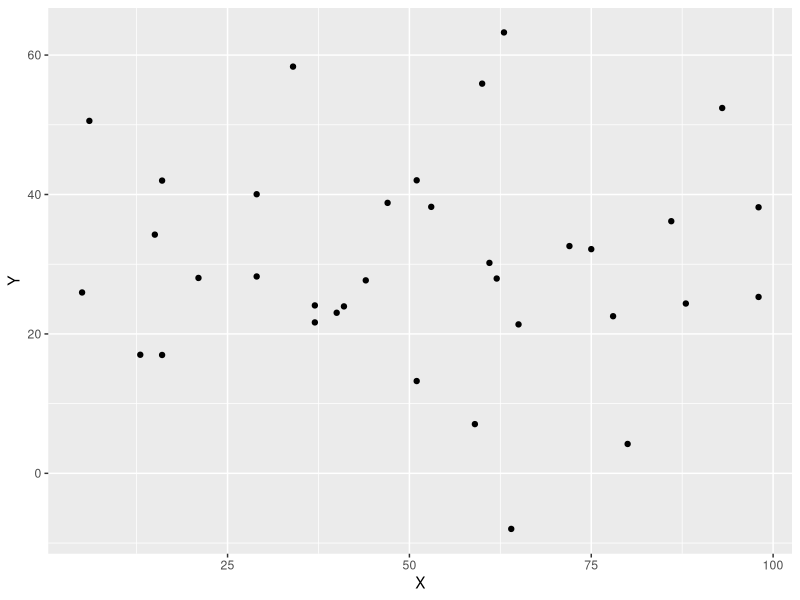

Source code (R): (Note: this script raises an error after producing the figure.)
## data_challenge_skeleton.R
## Data Challenge: Prediction Competition
## Your goal: predict Y for the 10 test points in each dataset.

## Secret name: Potato Salad

library(tidyverse)

# ── Load data ──────────────────────────────────────────────────────────────────
# Training data: X and Y are both observed
trainA <- read_csv("data/datasetA.csv", col_types = cols())
trainB <- read_csv("data/datasetB.csv", col_types = cols())
trainC <- read_csv("data/datasetC.csv", col_types = cols())

# Test data: only X is given — you must predict Y
testA <- read_csv("data/testA.csv", col_types = cols())
testB <- read_csv("data/testB.csv", col_types = cols())
testC <- read_csv("data/testC.csv", col_types = cols())


# ── Helper: format your predictions for the Google Form ───────────────────────
# Pass a test dataset that has your predicted Y values in a column called "Y".
# The function sorts by X and prints a comma-separated list to paste into the form.
format_answer <- function(test_with_predictions) {
    cat( "\n\n" )
    cat( "** Your Predictions **\n" )
    stopifnot("Y" %in% names(test_with_predictions))
    out <- test_with_predictions |>
        arrange(X) |>
        mutate(Y = round(Y, 2)) |>
        pull(Y)
    cat( "Paste the following into the google form:\n" )
    cat( "Form location: https://forms.gle/FcdkEx4Pyd6C6m9P9\n" )
    cat(paste(out, collapse = ", "), "\n")
}


# ── Dataset A ─────────────────────────────────────────────────────────────────

trainA
testA

# This is maybe not a good prediction
# M = lm( Y ~ X, trainA )
# testA$Y = predict( M, newdata = testA )

# Let's see what the data looks like

trainA %>% 
    ggplot(aes( X, Y )) +
    geom_point() 
    geom_smooth( method = "loess", span = 0.5, se = FALSE )+
    geom_smooth( method = lm, se = FALSE, col = "red")

# The data looks like noise. How can we predict anything from this??
    
dim(trainA)
#only 35 rows, not a lot to work with

# Let's make a function for test/train splits
# We'll test out different test/train splits for loess and linear models

train_split_lm = function(data, pct){
N = nrow(data)
val_rows = sample( N, N*pct )

val = data[ val_rows, ]
real_train = data[ -val_rows, ]

M = lm( Y ~ X, real_train )
val$Yhat = predict( M, newdata = val )

val %>%
    summarize( rmse = sqrt( mean( (Yhat - Y)^2 ) ) )

}

train_split_loess = function(data, pct){
    N = nrow(data)
    val_rows = sample( N, N*pct )
    
    val = data[ val_rows, ]
    real_train = data[ -val_rows, ]
    
    M = loess( Y ~ X, real_train )
    val$Yhat = predict( M, newdata = val )
    
    val %>%
        summarize( rmse = sqrt( mean( ((Yhat - Y)^2), na.rm = TRUE ) ) )
    #had to add na.rm = TRUE because I kept randomly getting NAs, but
    #I'm not sure why? didn't get NA for the linear model
}

# let's test out the function for a 50/50 split
train_split_loess(trainA, 0.5)
train_split_lm(trainA, 0.5)

# let's make a list of splits from 10% to 50% 

splits <- seq(from = 0.1, to = 0.5, by = 0.1)

# run the train_split_loess and train_split_lm function for every value of 
# pct in splits, and replicate this 1000 times
# copilot helped me figure out some of this code to get replicate and map_dfr 
# to work together

splits_rmse_lm <- replicate(1000, map_dfr(splits, ~train_split_lm(trainA, .x)), 
          simplify = TRUE)

splits_rmse_loess <- 
    replicate(1000, map_dfr(splits, ~train_split_loess(trainA, .x)), 
                         simplify = TRUE)

#convert these to a tibble

splits_rmse_lm <- tibble(splits_rmse_lm)
splits_rmse_loess <- tibble(splits_rmse_loess)

#in the splits_rmse tibbles, separate the lists in the splits_rmse column into 
# five columns labeled 0.1, 0.2, 0.3, 0.4, and 0.5
# copilot helped me with this

splits_rmse_lm <- splits_rmse_lm %>% 
    unnest_wider(col = splits_rmse_lm, names_sep = "pct") %>% 
 
    #rename the second through sixth columns to be 0.1, 0.2, 0.3, 0.4, and 0.5
    rename( "0.1" = splits_rmse_lmpct1,
            "0.2" = splits_rmse_lmpct2,
            "0.3" = splits_rmse_lmpct3,
            "0.4" = splits_rmse_lmpct4,
            "0.5" = splits_rmse_lmpct5 )

splits_rmse_loess <- splits_rmse_loess %>% 
    unnest_wider(col = splits_rmse_loess, names_sep = "pct") %>% 
    
    #rename the second through sixth columns to be 0.1, 0.2, 0.3, 0.4, and 0.5
    #I'm sorry, these names are very ugly and go against best practices
    rename( "0.1" = splits_rmse_loesspct1,
            "0.2" = splits_rmse_loesspct2,
            "0.3" = splits_rmse_loesspct3,
            "0.4" = splits_rmse_loesspct4,
            "0.5" = splits_rmse_loesspct5 )

summary(splits_rmse_lm)
summary(splits_rmse_loess)

#OK it seems like a 10/90 split generates the lowest RMSE for both linear and 
#Loess models. Is this a good thing? 0.1 also gives the widest range of RMSEs.
# It's probably wonky because 10% of 35 is only 3-4 data points. I'll go with it.
# According to my results, mean rmse is usually lower for linear (14ish) than 
# for loess (15ish)

# Now let's see which span is best for the loess models
# We can create the split using 10/90 as determined above

N = nrow(trainA)
val_rows = sample( N, N*0.1 )

val_A = trainA[ val_rows, ]
real_trainA = trainA[ -val_rows, ]

# Can I make a function for this so I can replicate it 100 times, 
# to take into account variation from random sampling?

tt_rep = function(data){
    
    N = nrow(data)
    val_rows = sample( N, N*0.1 )
    
    val <- data[ val_rows, ]
    real_train <- data[ -val_rows, ]
    
    test_train = bind_rows(val, real_train)
    
    test_train
}

tt_rep(trainA)

# this just takes the data apart, mixes it up, and puts it back together again. 
# there's probably a much simpler way to do this

# Now we have our function to split the training data into two sets and put 
# it back together again. We'll split it apart again in the next function. This
# allows us to run many trials (monte carlo simulation-ish)

#Let's see which span is best for loess models using our test/train split data
#from trainA. The code below is adapted from lab 8

span_rmse <- function(span) {
    
    test_train <- tt_rep(trainA)
    
    test <- test_train[1:4,]
    train <- test_train[5:35,]
    
    # fit the model with the given span on the TRAINING data
    model <- loess( Y ~ X, data = train, span = span)
    
    # get the predictions with the model on the TESTING data
    test$predictions <- predict(model, newdata = test)
    train$predictions <- predict(model)
    
    # calculate the error for each observation in the test data
    rmse_test <- sqrt(mean((test$predictions - test$Y)^2, na.rm = TRUE))
    rmse_train <- sqrt(mean((train$predictions - train$Y)^2))
    rmse_list = tibble(span = span,
                       test_rmse = rmse_test, 
                       train_rmse = rmse_train)
    
    return(rmse_list)
}


# test the function
span_rmse(0.5) 

# now we will create a vector of spans to try 
spans <- seq(from = 0.1, to = 2, by = .05)

# I asked chatGPT to help me write the following code to replicate the function 
# 100 times and put the output into a tibble (I tried it using replicate before,
# but it led to a mess of nested vectors)

rmse <- map_dfr(1:100, \(i) {
    map_dfr(spans, span_rmse) %>%
        mutate(rep = i)
})

# Lots of warnings here...

# let's plot the resulting data to try to find the span that corresponds to the
# lowest test_rmse

rmse %>% 
    ggplot(aes(span, test_rmse))+
    geom_point() +
    geom_smooth()

# wow there are some RMSEs above 75, not surprising given the data

# figure out the best span to minimize RMSE

rmse = rmse %>% 
    group_by(span) %>% 
    mutate(test_rmsemean = mean(test_rmse)) %>% 
    arrange(test_rmsemean)

head(rmse)


# Looks like it's around 2

# Let's predict for testA using the loess model with span = 2

trainA %>% 
    ggplot(aes(X,Y)) +
    geom_point() +
    geom_smooth(method = "loess", span = 2, se = FALSE, col = "red") 

#the internet says to add surface = "direct" to extrapolate NAs
M = loess(Y ~ X, trainA, control = 
                    loess.control(surface = "direct"), span = 2)

#calculate RMSE for this model

trainA$predictions <- predict(M)
rmse_train <- sqrt(mean((trainA$predictions - trainA$Y)^2))

round(rmse_train, digits = 2)

#use the model to predict Y values for the testA dataset

testA$Y = predict(M, newdata = testA)

testA

testA %>% 
    ggplot(aes(X,Y))+
    geom_point()

# should it really look like this? 

# Let's try overfitting the model with span = 0.1 
# because noise in, noise out

M = loess(Y ~ X, trainA, control = 
              loess.control(surface = "direct"), span = 0.1)

# calculate RMSE for this model

trainA$predictions <- predict(M)
rmse_train <- sqrt(mean((trainA$predictions - trainA$Y)^2))
round(rmse_train, digits = 2)

#of course RMSE is really low because it's overfitted

testA$Y = predict(M, newdata = testA)

testA

testA %>% 
    ggplot(aes(X,Y))+
    geom_point()

# This looks like noise, just like trainA does. This is not what we want but
# it was interesting to look at

# I'll go with the results for span = 2

format_answer( testA )



# ── Dataset B ─────────────────────────────────────────────────────────────────

# Part B will be so much better since the data is not just noise
# Most code is just adapted from part A

trainB
testB

dim(trainB)

# Let's see what the data looks like

trainB %>% 
    ggplot(aes( X, Y )) +
    geom_point() +
    geom_smooth( method = "loess", span = 0.5, se = FALSE )

# Does not look like it's just noise!! Looks like an S curve. This will 
# obviously be better with loess than a linear model

# We'll test out different test/train splits for loess using the function we
# built for part A (code is the same as part A but with trainB data and only
# testing on loess, not linear)

train_split_loess(trainB, 0.1)

splits <- seq(from = 0.1, to = 0.5, by = 0.1)

splits_rmse_loess <- 
    replicate(1000, map_dfr(splits, ~train_split_loess(trainB, .x)), 
              simplify = TRUE)

splits_rmse_loess <- tibble(splits_rmse_loess)

splits_rmse_loess

splits_rmse_loess <- splits_rmse_loess %>% 
    unnest_wider(col = splits_rmse_loess, names_sep = "pct") %>% 
    rename( "0.1" = splits_rmse_loesspct1,
            "0.2" = splits_rmse_loesspct2,
            "0.3" = splits_rmse_loesspct3,
            "0.4" = splits_rmse_loesspct4,
            "0.5" = splits_rmse_loesspct5 )

summary(splits_rmse_loess)

# Mean RMSEs are very similar for all the splits. 10/90 is slightly lower,
# so I'll go with that. Is it an issue that 10/90 split shows a much wider
# range of RMSEs, meaning it varies much more in terms of ability to predict?

# Let's see which span is best for loess models using our test/train split data
# from trainB and the span_rmse function we wrote above, this time for B data

span_rmse <- function(span) {
    
    test_train <- tt_rep(trainB)
    
    test <- test_train[1:10,]
    train <- test_train[11:100,]
    
    # fit the model with the given span on the TRAINING data
    model <- loess( Y ~ X, data = train, span = span)
    
    # get the predictions with the model on the TESTING data
    test$predictions <- predict(model, newdata = test)
    train$predictions <- predict(model)
    
    # calculate the error for each observation in the test data
    rmse_test <- sqrt(mean((test$predictions - test$Y)^2, na.rm = TRUE))
    rmse_train <- sqrt(mean((train$predictions - train$Y)^2))
    rmse_list = tibble(span = span,
                       test_rmse = rmse_test, 
                       train_rmse = rmse_train)
    
    return(rmse_list)
}


# test the function
span_rmse(0.5) 

# replicate the function 100 times for multiple spans

spans <- seq(from = 0.1, to = 2, by = .05)

rmse <- map_dfr(1:100, \(i) {
    map_dfr(spans, span_rmse) %>%
        mutate(rep = i)
})

# let's plot the resulting data to try to find the span that corresponds to the
# lowest test_rmse

rmse %>% 
    ggplot(aes(span, test_rmse))+
    geom_point() +
    geom_smooth()

# hard to read but there seems to be a dip around 0.7

# figure out the best span to minimize RMSE

rmse = rmse %>% 
    group_by(span) %>% 
    mutate(test_rmsemean = mean(test_rmse)) %>% 
    arrange(test_rmsemean) 

head(rmse)

# Looks like it's around 0.75

# Let's predict for testB using the loess model with span = 0.75

trainB %>% 
    ggplot(aes(X,Y)) +
    geom_point() +
    geom_smooth(method = "loess", span = 0.75, se = FALSE) 

#the internet says to add surface = "direct" to extrapolate NAs
M = loess(Y ~ X, trainB, span = 0.75, control = 
              loess.control(surface = "direct"))

# calculate rmse for this model
trainB$predictions <- predict(M)
rmse_train <- sqrt(mean((trainB$predictions - trainB$Y)^2))
round(rmse_train, digits = 2)

testB$Y = predict(M, newdata = testB)

testB

testB %>% 
    ggplot(aes(X,Y))+
    geom_point()

# this looks pretty good

format_answer( testB )


# ── Dataset C ─────────────────────────────────────────────────────────────────

# Most code is just adapted from parts A and B

trainC
testC

dim(trainC)

# Let's see what the data looks like

trainC %>% 
    ggplot(aes( X, Y )) +
    geom_point() +
    geom_smooth( method = "loess", span = 0.5, se = FALSE ) +
    geom_smooth( method = "lm", col = "red", se = FALSE)

# Looks pretty linear, but could maybe also use loess. I'll try both.

# We'll test out different test/train splits for loess and linear using the 
# function created in part A

# let's test out the function for a 50/50 split
train_split_loess(trainC, 0.5)
train_split_lm(trainC, 0.5)

# let's make a list of splits from 10% to 50% 

splits <- seq(from = 0.1, to = 0.5, by = 0.1)

#run the train_split_loess and train_split_lm function for every value of 
#pct in splits, and replicate this 1000 times

splits_rmse_lm <- 
    replicate(1000, map_dfr(splits, ~train_split_lm(trainC, .x)), 
              simplify = TRUE)

splits_rmse_loess <- 
    replicate(1000, map_dfr(splits, ~train_split_loess(trainC, .x)), 
              simplify = TRUE)

splits_rmse_lm <- tibble(splits_rmse_lm)
splits_rmse_loess <- tibble(splits_rmse_loess)

splits_rmse_lm <- splits_rmse_lm %>% 
    unnest_wider(col = splits_rmse_lm, names_sep = "pct") %>% 
    rename( "0.1" = splits_rmse_lmpct1,
            "0.2" = splits_rmse_lmpct2,
            "0.3" = splits_rmse_lmpct3,
            "0.4" = splits_rmse_lmpct4,
            "0.5" = splits_rmse_lmpct5 )

splits_rmse_loess <- splits_rmse_loess %>% 
    unnest_wider(col = splits_rmse_loess, names_sep = "pct") %>% 
    rename( "0.1" = splits_rmse_loesspct1,
            "0.2" = splits_rmse_loesspct2,
            "0.3" = splits_rmse_loesspct3,
            "0.4" = splits_rmse_loesspct4,
            "0.5" = splits_rmse_loesspct5 )

summary(splits_rmse_lm)
summary(splits_rmse_loess)


# Like for B, mean RMSEs are very similar for all the splits. 
# 10/90 is slightly lower, so I'll go with that. The linear model has lower
# average RMSEs, so I think we should go linear

# Let's predict for testC using a linear model

trainC %>% 
    ggplot(aes(X,Y)) +
    geom_point() +
    geom_smooth(method = lm) 

M = lm(Y ~ X, trainC)

#calculate rmse for this model
trainC$predictions <- predict(M)
rmse_train <- sqrt(mean((trainC$predictions - trainC$Y)^2))
round(rmse_train, digits = 2)

testC$Y = predict(M, newdata = testC)

testC

testC %>% 
    ggplot(aes(X,Y))+
    geom_point()

# this looks very linear. I think that's a good thing?

format_answer( testC )
